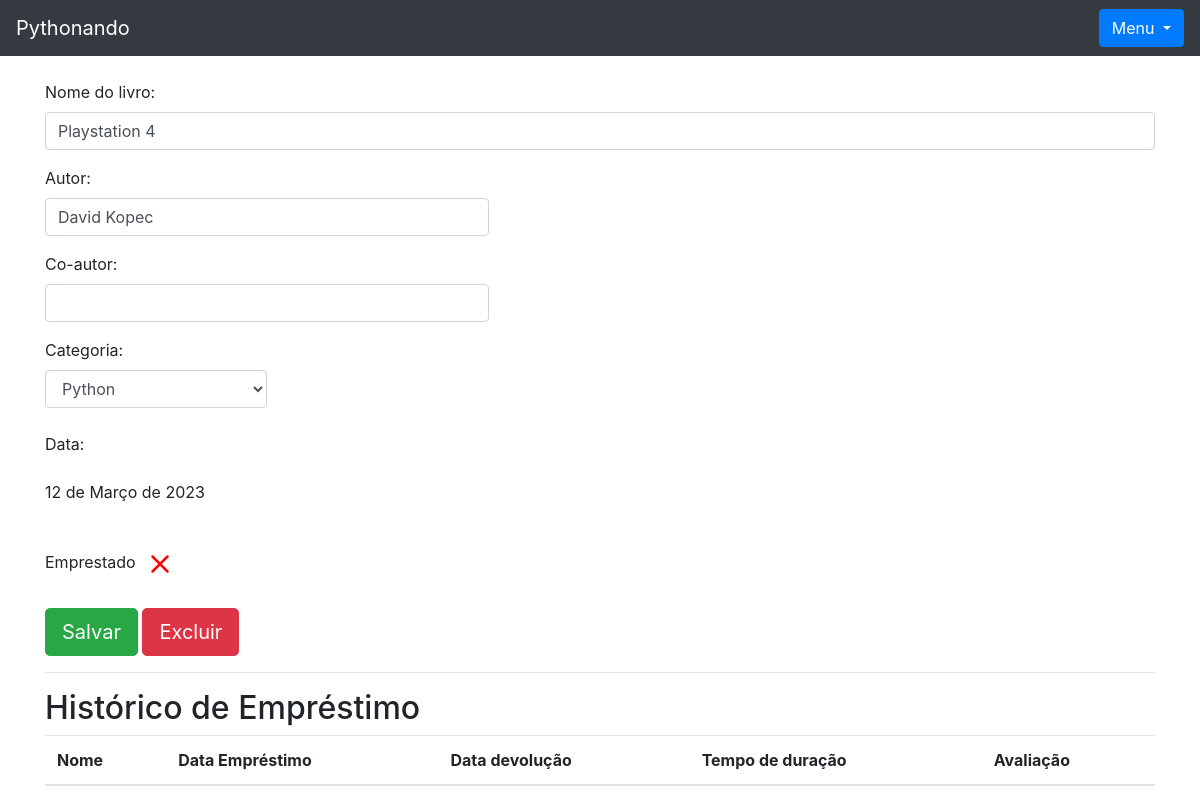
Page /livro/ver_livro/2 (signed in) on the committed database.
### livro/models.py (models this page shows, shortened)
class Livros(models.Model):
    img = models.ImageField(upload_to='capa_livro', null=True, blank=True)
    nome = models.CharField(max_length=100)
    autor = models.CharField(max_length=30)
    co_autor = models.CharField(max_length=30, blank=True)
    data_cadastro = models.DateField(default=date.today)
    emprestado = models.BooleanField(default=False)
    categoria = models.ForeignKey(Categoria, on_delete=models.DO_NOTHING)
    usuario = models.ForeignKey(Usuario, on_delete=models.DO_NOTHING)
    class Meta:
        verbose_name = 'Livro'

### livro/views.py (the view)
# urls.py: path('ver_livro/<int:id>', views.ver_livros, name='ver_livros'),
def ver_livros(request, id):
    if request.session.get('usuario'):
        livro = Livros.objects.get(id = id)
        if request.session.get('usuario') == livro.usuario.id:
            usuario = Usuario.objects.get(id = request.session['usuario'])
            categoria_livro = Categoria.objects.filter(usuario = request.session.get('usuario'))
            emprestimos = Emprestimos.objects.filter(livro = livro)
            form = CadastroLivro()
            form.fields['usuario'].initial = request.session['usuario']
            form.fields['categoria'].queryset = Categoria.objects.filter(usuario=usuario)
            livros = Livros.objects.filter(usuario=usuario)
            total_livros = livros.count()
            form_categoria = CategoriaLivro()
            usuarios = Usuario.objects.all()
            livros_emprestar = Livros.objects.filter(usuario = usuario).filter(emprestado =  False)
            livros_emprestados = Livros.objects.filter(usuario = usuario).filter(emprestado = True)
            return render(request, 'ver_livro.html', {'livro': livro,
                                                      'categoria_livro': categoria_livro,
                                                      'emprestimos': emprestimos,
                                                      'usuario_logado': request.session.get('usuario'),
                                                      'form': form,
                                                      'form_categoria': form_categoria,
                                                      'usuarios': usuarios,
                                                      'livros_emprestar': livros_emprestar,
                                                      'livros_emprestados': livros_emprestados,
                                                      'total_livro': total_livros})
        else:
            return HttpResponse('Esse livro não é seu')
    return redirect('/auth/login/?status=2')

### livro/forms.py
class CadastroLivro(forms.ModelForm):
    class Meta:
        model = Livros
        fields = "__all__"
    def __init__(self, *args, **kwargs):
        super().__init__(*args, **kwargs)
        self.fields['usuario'].widget = forms.HiddenInput()

class CategoriaLivro(forms.Form):
    nome = forms.CharField(max_length=30)
    descricao = forms.CharField(max_length=60)
    def __init__(self, *args, **kwargs):
        super().__init__(*args, **kwargs)
        self.fields['descricao'].widget = forms.Textarea()

### livro/models.py (called while the page is built)
    def __str__(self) -> str:
        return self.nome

### livro/templates/ver_livro.html (shortened to what this page needs)
{% extends 'base.html' %}
{% load filtros %}
{% block 'conteudo' %}
    <div class="container">
        <br>
        <form action="{% url 'alterar_livro' %}" method="POST">
            <p>
                <label for="">Nome do livro:</label>
                <input class="form-control" type="text" value="{{livro.nome}}" name="nome_livro">
            </p>
            <p>
                <label>Autor:</label>
                <input style="width: 40%;" class="form-control" type="text" value="{{livro.autor}}" name="autor">
            </p>
            <p>
                <label>Co-autor:</label>
                <input style="width: 40%;" class="form-control" type="text" value="{{livro.co_autor}}" name="co_autor">
            </p>
            <label>Categoria:</label>
            <select style="width: 20%;" class="form-control" name="categoria_id">
                {% for i in categoria_livro %}
                    {% if livro.categoria == i %}
                        <option value="{{i.id}}" selected>{{i}}</option>
                    {% else %}
                        <option value="{{i.id}}">{{i}}</option>
                    {% endif %}
                {% endfor %}
            </select>
            <br>
            <p>
                <label>Data:</label>
                <p>{{livro.data_cadastro}}</p>
            </p>
            <br>
            <label>Emprestado</label>
            <br>
            <br>
            <input style="display: inline;" type="submit" class="btn btn-success btn-lg" value="Salvar">
            <button type="button" class="btn btn-danger btn-lg" data-toggle="modal" data-target="#exampleModal2">
                Excluir
            </button>
        </form>
        <hr>
        <h2>Histórico de Empréstimo</h2>
        <table class="table table-striped">
            <thead>
              <tr>
                <th scope="col">Nome</th>
                <th scope="col">Data Empréstimo</th>
                <th scope="col">Data devolução</th>
                <th scope="col">Tempo de duração</th>
                <th scope="col">Avaliação</th>
              </tr>
            </thead>
          </table>
    </div>
{% endblock %}

### rows in the picture
Livros: nome_livro "Playstation 4", autor "David Kopec", data_cadastro "12 de Março de 2023"

### other values in the picture
form field categoria_id "Python"
